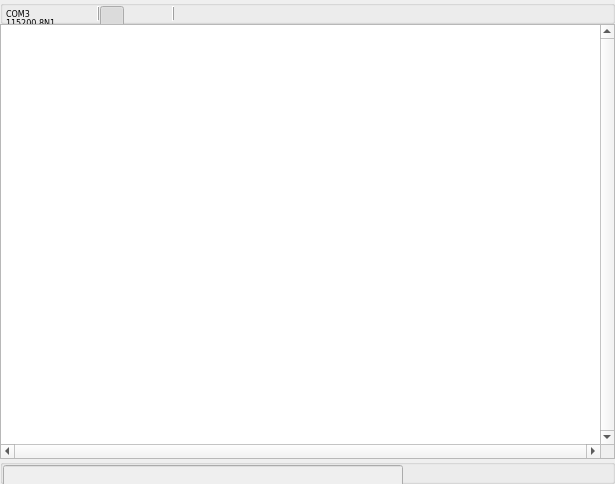
<?xml version="1.0" encoding="UTF-8"?>
<ui version="4.0">
 <class>MainWindow</class>
 <widget class="QMainWindow" name="MainWindow">
  <property name="geometry">
   <rect>
    <x>0</x>
    <y>0</y>
    <width>615</width>
    <height>484</height>
   </rect>
  </property>
  <property name="windowTitle">
   <string>MainWindow</string>
  </property>
  <property name="windowIcon">
   <iconset>
    <normaloff>resources/trailing.jpg</normaloff>resources/trailing.jpg</iconset>
  </property>
  <widget class="QWidget" name="centralwidget">
   <property name="sizePolicy">
    <sizepolicy hsizetype="Maximum" vsizetype="Maximum">
     <horstretch>0</horstretch>
     <verstretch>0</verstretch>
    </sizepolicy>
   </property>
   <layout class="QGridLayout" name="gridLayout_wnd">
    <property name="leftMargin">
     <number>0</number>
    </property>
    <property name="topMargin">
     <number>0</number>
    </property>
    <property name="rightMargin">
     <number>0</number>
    </property>
    <property name="bottomMargin">
     <number>0</number>
    </property>
    <property name="spacing">
     <number>0</number>
    </property>
    <item row="0" column="0">
     <widget class="QGroupBox" name="groupbox_top">
      <property name="sizePolicy">
       <sizepolicy hsizetype="Expanding" vsizetype="Fixed">
        <horstretch>0</horstretch>
        <verstretch>0</verstretch>
       </sizepolicy>
      </property>
      <property name="minimumSize">
       <size>
        <width>0</width>
        <height>24</height>
       </size>
      </property>
      <property name="maximumSize">
       <size>
        <width>16777215</width>
        <height>24</height>
       </size>
      </property>
      <property name="title">
       <string/>
      </property>
      <layout class="QGridLayout" name="gridLayout_top">
       <property name="leftMargin">
        <number>0</number>
       </property>
       <property name="topMargin">
        <number>0</number>
       </property>
       <property name="rightMargin">
        <number>0</number>
       </property>
       <property name="bottomMargin">
        <number>0</number>
       </property>
       <property name="spacing">
        <number>0</number>
       </property>
       <item row="0" column="7">
        <widget class="QPushButton" name="btn_max_rows">
         <property name="sizePolicy">
          <sizepolicy hsizetype="Fixed" vsizetype="Fixed">
           <horstretch>0</horstretch>
           <verstretch>0</verstretch>
          </sizepolicy>
         </property>
         <property name="minimumSize">
          <size>
           <width>24</width>
           <height>24</height>
          </size>
         </property>
         <property name="maximumSize">
          <size>
           <width>24</width>
           <height>24</height>
          </size>
         </property>
         <property name="text">
          <string/>
         </property>
         <property name="icon">
          <iconset>
           <normaloff>resources/max_line.svg</normaloff>resources/max_line.svg</iconset>
         </property>
         <property name="iconSize">
          <size>
           <width>18</width>
           <height>18</height>
          </size>
         </property>
         <property name="checkable">
          <bool>true</bool>
         </property>
         <property name="flat">
          <bool>true</bool>
         </property>
        </widget>
       </item>
       <item row="0" column="0">
        <widget class="QPushButton" name="btn_uart_settings">
         <property name="sizePolicy">
          <sizepolicy hsizetype="Fixed" vsizetype="Fixed">
           <horstretch>0</horstretch>
           <verstretch>0</verstretch>
          </sizepolicy>
         </property>
         <property name="minimumSize">
          <size>
           <width>70</width>
           <height>24</height>
          </size>
         </property>
         <property name="maximumSize">
          <size>
           <width>70</width>
           <height>24</height>
          </size>
         </property>
         <property name="sizeIncrement">
          <size>
           <width>0</width>
           <height>0</height>
          </size>
         </property>
         <property name="baseSize">
          <size>
           <width>0</width>
           <height>0</height>
          </size>
         </property>
         <property name="font">
          <font>
           <family>Verdana</family>
           <pointsize>6</pointsize>
          </font>
         </property>
         <property name="styleSheet">
          <string notr="true">text-align: left; vertical-align: middle ;padding: 2px 2px 2px 2px; </string>
         </property>
         <property name="text">
          <string>COM3
115200 8N1</string>
         </property>
         <property name="iconSize">
          <size>
           <width>0</width>
           <height>0</height>
          </size>
         </property>
         <property name="checkable">
          <bool>true</bool>
         </property>
         <property name="flat">
          <bool>true</bool>
         </property>
        </widget>
       </item>
       <item row="0" column="9">
        <spacer name="horizontalspacer_top">
         <property name="orientation">
          <enum>Qt::Horizontal</enum>
         </property>
         <property name="sizeHint" stdset="0">
          <size>
           <width>40</width>
           <height>20</height>
          </size>
         </property>
        </spacer>
       </item>
       <item row="0" column="2">
        <widget class="Line" name="line_1">
         <property name="frameShadow">
          <enum>QFrame::Raised</enum>
         </property>
         <property name="orientation">
          <enum>Qt::Vertical</enum>
         </property>
        </widget>
       </item>
       <item row="0" column="3">
        <widget class="QPushButton" name="btn_scroll_down">
         <property name="sizePolicy">
          <sizepolicy hsizetype="Fixed" vsizetype="Fixed">
           <horstretch>0</horstretch>
           <verstretch>0</verstretch>
          </sizepolicy>
         </property>
         <property name="minimumSize">
          <size>
           <width>24</width>
           <height>24</height>
          </size>
         </property>
         <property name="maximumSize">
          <size>
           <width>24</width>
           <height>24</height>
          </size>
         </property>
         <property name="text">
          <string/>
         </property>
         <property name="icon">
          <iconset>
           <normaloff>resources/down.svg</normaloff>resources/down.svg</iconset>
         </property>
         <property name="iconSize">
          <size>
           <width>18</width>
           <height>18</height>
          </size>
         </property>
         <property name="checkable">
          <bool>true</bool>
         </property>
         <property name="checked">
          <bool>true</bool>
         </property>
         <property name="flat">
          <bool>true</bool>
         </property>
        </widget>
       </item>
       <item row="0" column="6">
        <widget class="Line" name="line_2">
         <property name="frameShadow">
          <enum>QFrame::Raised</enum>
         </property>
         <property name="orientation">
          <enum>Qt::Vertical</enum>
         </property>
        </widget>
       </item>
       <item row="0" column="5">
        <widget class="QPushButton" name="btn_hex_received">
         <property name="sizePolicy">
          <sizepolicy hsizetype="Fixed" vsizetype="Fixed">
           <horstretch>0</horstretch>
           <verstretch>0</verstretch>
          </sizepolicy>
         </property>
         <property name="minimumSize">
          <size>
           <width>24</width>
           <height>24</height>
          </size>
         </property>
         <property name="maximumSize">
          <size>
           <width>24</width>
           <height>24</height>
          </size>
         </property>
         <property name="text">
          <string/>
         </property>
         <property name="icon">
          <iconset>
           <normaloff>resources/hex.png</normaloff>resources/hex.png</iconset>
         </property>
         <property name="iconSize">
          <size>
           <width>18</width>
           <height>18</height>
          </size>
         </property>
         <property name="checkable">
          <bool>true</bool>
         </property>
         <property name="flat">
          <bool>true</bool>
         </property>
        </widget>
       </item>
       <item row="0" column="4">
        <widget class="QPushButton" name="btn_clear">
         <property name="sizePolicy">
          <sizepolicy hsizetype="Fixed" vsizetype="Fixed">
           <horstretch>0</horstretch>
           <verstretch>0</verstretch>
          </sizepolicy>
         </property>
         <property name="minimumSize">
          <size>
           <width>24</width>
           <height>24</height>
          </size>
         </property>
         <property name="maximumSize">
          <size>
           <width>24</width>
           <height>24</height>
          </size>
         </property>
         <property name="text">
          <string/>
         </property>
         <property name="icon">
          <iconset>
           <normaloff>resources/clear.svg</normaloff>resources/clear.svg</iconset>
         </property>
         <property name="iconSize">
          <size>
           <width>18</width>
           <height>18</height>
          </size>
         </property>
         <property name="flat">
          <bool>true</bool>
         </property>
        </widget>
       </item>
       <item row="0" column="1">
        <widget class="QPushButton" name="btn_uart_switch">
         <property name="sizePolicy">
          <sizepolicy hsizetype="Fixed" vsizetype="Fixed">
           <horstretch>0</horstretch>
           <verstretch>0</verstretch>
          </sizepolicy>
         </property>
         <property name="minimumSize">
          <size>
           <width>24</width>
           <height>24</height>
          </size>
         </property>
         <property name="maximumSize">
          <size>
           <width>24</width>
           <height>24</height>
          </size>
         </property>
         <property name="baseSize">
          <size>
           <width>24</width>
           <height>24</height>
          </size>
         </property>
         <property name="styleSheet">
          <string notr="true">padding: 2px;</string>
         </property>
         <property name="text">
          <string/>
         </property>
         <property name="icon">
          <iconset>
           <normaloff>resources/start.svg</normaloff>resources/start.svg</iconset>
         </property>
         <property name="iconSize">
          <size>
           <width>18</width>
           <height>18</height>
          </size>
         </property>
         <property name="flat">
          <bool>true</bool>
         </property>
        </widget>
       </item>
       <item row="0" column="8">
        <widget class="QPushButton" name="btn_font">
         <property name="sizePolicy">
          <sizepolicy hsizetype="Fixed" vsizetype="Fixed">
           <horstretch>0</horstretch>
           <verstretch>0</verstretch>
          </sizepolicy>
         </property>
         <property name="minimumSize">
          <size>
           <width>24</width>
           <height>24</height>
          </size>
         </property>
         <property name="maximumSize">
          <size>
           <width>24</width>
           <height>24</height>
          </size>
         </property>
         <property name="text">
          <string/>
         </property>
         <property name="icon">
          <iconset>
           <normaloff>resources/font.svg</normaloff>resources/font.svg</iconset>
         </property>
         <property name="iconSize">
          <size>
           <width>18</width>
           <height>18</height>
          </size>
         </property>
         <property name="checkable">
          <bool>true</bool>
         </property>
         <property name="flat">
          <bool>true</bool>
         </property>
        </widget>
       </item>
      </layout>
     </widget>
    </item>
    <item row="3" column="0">
     <widget class="QGroupBox" name="groupbox_bottom">
      <property name="sizePolicy">
       <sizepolicy hsizetype="Expanding" vsizetype="Fixed">
        <horstretch>0</horstretch>
        <verstretch>0</verstretch>
       </sizepolicy>
      </property>
      <property name="minimumSize">
       <size>
        <width>0</width>
        <height>25</height>
       </size>
      </property>
      <property name="maximumSize">
       <size>
        <width>16777215</width>
        <height>25</height>
       </size>
      </property>
      <property name="title">
       <string/>
      </property>
      <layout class="QHBoxLayout" name="horizontalLayout">
       <property name="spacing">
        <number>0</number>
       </property>
       <property name="leftMargin">
        <number>0</number>
       </property>
       <property name="topMargin">
        <number>0</number>
       </property>
       <property name="rightMargin">
        <number>0</number>
       </property>
       <property name="bottomMargin">
        <number>1</number>
       </property>
       <item>
        <widget class="QLineEdit" name="edt_sent">
         <property name="enabled">
          <bool>false</bool>
         </property>
         <property name="sizePolicy">
          <sizepolicy hsizetype="Expanding" vsizetype="Fixed">
           <horstretch>100</horstretch>
           <verstretch>0</verstretch>
          </sizepolicy>
         </property>
         <property name="minimumSize">
          <size>
           <width>0</width>
           <height>22</height>
          </size>
         </property>
         <property name="maximumSize">
          <size>
           <width>400</width>
           <height>22</height>
          </size>
         </property>
         <property name="font">
          <font>
           <family>Courier New</family>
           <pointsize>9</pointsize>
          </font>
         </property>
         <property name="maxLength">
          <number>512</number>
         </property>
         <property name="clearButtonEnabled">
          <bool>true</bool>
         </property>
        </widget>
       </item>
       <item>
        <widget class="QPushButton" name="btn_carrier_return">
         <property name="enabled">
          <bool>false</bool>
         </property>
         <property name="sizePolicy">
          <sizepolicy hsizetype="Fixed" vsizetype="Fixed">
           <horstretch>0</horstretch>
           <verstretch>0</verstretch>
          </sizepolicy>
         </property>
         <property name="minimumSize">
          <size>
           <width>24</width>
           <height>24</height>
          </size>
         </property>
         <property name="maximumSize">
          <size>
           <width>24</width>
           <height>24</height>
          </size>
         </property>
         <property name="text">
          <string/>
         </property>
         <property name="icon">
          <iconset>
           <normaloff>resources/cr.svg</normaloff>resources/cr.svg</iconset>
         </property>
         <property name="iconSize">
          <size>
           <width>18</width>
           <height>18</height>
          </size>
         </property>
         <property name="checkable">
          <bool>true</bool>
         </property>
         <property name="flat">
          <bool>true</bool>
         </property>
        </widget>
       </item>
       <item>
        <widget class="QPushButton" name="btn_line_feed">
         <property name="enabled">
          <bool>false</bool>
         </property>
         <property name="sizePolicy">
          <sizepolicy hsizetype="Fixed" vsizetype="Fixed">
           <horstretch>0</horstretch>
           <verstretch>0</verstretch>
          </sizepolicy>
         </property>
         <property name="minimumSize">
          <size>
           <width>24</width>
           <height>24</height>
          </size>
         </property>
         <property name="maximumSize">
          <size>
           <width>24</width>
           <height>24</height>
          </size>
         </property>
         <property name="text">
          <string/>
         </property>
         <property name="icon">
          <iconset>
           <normaloff>resources/lf.svg</normaloff>resources/lf.svg</iconset>
         </property>
         <property name="iconSize">
          <size>
           <width>18</width>
           <height>18</height>
          </size>
         </property>
         <property name="checkable">
          <bool>true</bool>
         </property>
         <property name="flat">
          <bool>true</bool>
         </property>
        </widget>
       </item>
       <item>
        <widget class="QPushButton" name="btn_hex_sent">
         <property name="enabled">
          <bool>false</bool>
         </property>
         <property name="sizePolicy">
          <sizepolicy hsizetype="Fixed" vsizetype="Fixed">
           <horstretch>0</horstretch>
           <verstretch>0</verstretch>
          </sizepolicy>
         </property>
         <property name="minimumSize">
          <size>
           <width>24</width>
           <height>24</height>
          </size>
         </property>
         <property name="maximumSize">
          <size>
           <width>24</width>
           <height>24</height>
          </size>
         </property>
         <property name="text">
          <string/>
         </property>
         <property name="icon">
          <iconset>
           <normaloff>resources/hex.png</normaloff>resources/hex.png</iconset>
         </property>
         <property name="iconSize">
          <size>
           <width>18</width>
           <height>18</height>
          </size>
         </property>
         <property name="checkable">
          <bool>true</bool>
         </property>
         <property name="flat">
          <bool>true</bool>
         </property>
        </widget>
       </item>
       <item>
        <widget class="QPushButton" name="btn_aliases">
         <property name="enabled">
          <bool>false</bool>
         </property>
         <property name="sizePolicy">
          <sizepolicy hsizetype="Fixed" vsizetype="Fixed">
           <horstretch>0</horstretch>
           <verstretch>0</verstretch>
          </sizepolicy>
         </property>
         <property name="minimumSize">
          <size>
           <width>24</width>
           <height>24</height>
          </size>
         </property>
         <property name="maximumSize">
          <size>
           <width>24</width>
           <height>24</height>
          </size>
         </property>
         <property name="text">
          <string/>
         </property>
         <property name="icon">
          <iconset>
           <normaloff>resources/at.svg</normaloff>resources/at.svg</iconset>
         </property>
         <property name="iconSize">
          <size>
           <width>18</width>
           <height>18</height>
          </size>
         </property>
         <property name="checkable">
          <bool>true</bool>
         </property>
         <property name="flat">
          <bool>true</bool>
         </property>
        </widget>
       </item>
       <item>
        <spacer name="horizontalspacer_bottom">
         <property name="orientation">
          <enum>Qt::Horizontal</enum>
         </property>
         <property name="sizeHint" stdset="0">
          <size>
           <width>40</width>
           <height>20</height>
          </size>
         </property>
        </spacer>
       </item>
      </layout>
     </widget>
    </item>
    <item row="2" column="0">
     <widget class="QTextEdit" name="edt_received">
      <property name="sizePolicy">
       <sizepolicy hsizetype="Maximum" vsizetype="Maximum">
        <horstretch>0</horstretch>
        <verstretch>0</verstretch>
       </sizepolicy>
      </property>
      <property name="maximumSize">
       <size>
        <width>10000</width>
        <height>10000</height>
       </size>
      </property>
      <property name="font">
       <font>
        <family>Courier New</family>
        <pointsize>11</pointsize>
       </font>
      </property>
      <property name="autoFillBackground">
       <bool>false</bool>
      </property>
      <property name="verticalScrollBarPolicy">
       <enum>Qt::ScrollBarAlwaysOn</enum>
      </property>
      <property name="horizontalScrollBarPolicy">
       <enum>Qt::ScrollBarAlwaysOn</enum>
      </property>
      <property name="lineWrapMode">
       <enum>QTextEdit::NoWrap</enum>
      </property>
      <property name="readOnly">
       <bool>true</bool>
      </property>
      <property name="markdown">
       <string/>
      </property>
      <property name="html">
       <string>&lt;!DOCTYPE HTML PUBLIC &quot;-//W3C//DTD HTML 4.0//EN&quot; &quot;http://www.w3.org/TR/REC-html40/strict.dtd&quot;&gt;
&lt;html&gt;&lt;head&gt;&lt;meta name=&quot;qrichtext&quot; content=&quot;1&quot; /&gt;&lt;meta charset=&quot;utf-8&quot; /&gt;&lt;style type=&quot;text/css&quot;&gt;
p, li { white-space: pre-wrap; }
hr { height: 1px; border-width: 0; }
&lt;/style&gt;&lt;/head&gt;&lt;body style=&quot; font-family:'Courier New'; font-size:11pt; font-weight:400; font-style:normal;&quot;&gt;
&lt;p style=&quot;-qt-paragraph-type:empty; margin-top:0px; margin-bottom:0px; margin-left:0px; margin-right:0px; -qt-block-indent:0; text-indent:0px; font-family:'Segoe UI'; font-size:9pt;&quot;&gt;&lt;br /&gt;&lt;/p&gt;&lt;/body&gt;&lt;/html&gt;</string>
      </property>
      <property name="placeholderText">
       <string/>
      </property>
     </widget>
    </item>
   </layout>
  </widget>
 </widget>
 <resources/>
 <connections/>
</ui>
